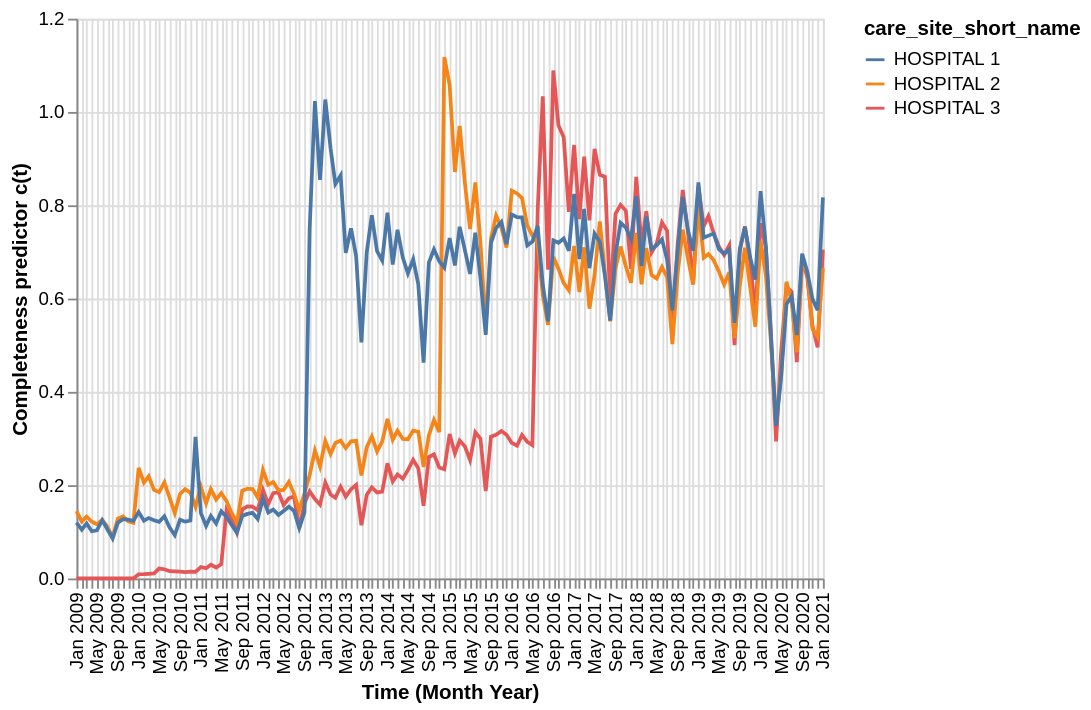

Write the Vega-Lite specification saved for this chart.
### Vega-Lite specification from a JSON file in a GitHub repository (floating-point values rounded to 4 significant figures; data arrays with more than 128 entries replaced by an {"elided": "..."} marker saying what was removed)
{"config": {"view": {"continuousWidth": 400, "continuousHeight": 300}}, "data": {"name": "data-3d38920ab45f79a5b28980b2790027b3"}, "mark": "line", "encoding": {"color": {"field": "care_site_short_name", "sort": {"field": "c", "op": "mean", "order": "descending"}, "type": "nominal"}, "x": {"axis": {"labelAngle": -90, "tickCount": "month"}, "field": "date", "timeUnit": "yearmonth", "title": "Time (Month Year)", "type": "temporal"}, "y": {"aggregate": "mean", "field": "c", "title": "Completeness predictor c(t)", "type": "quantitative"}}, "$schema": "https://vega.github.io/schema/vega-lite/v4.17.0.json", "datasets": {"data-3d38920ab45f79a5b28980b2790027b3": {"elided": "435 records"}}}
